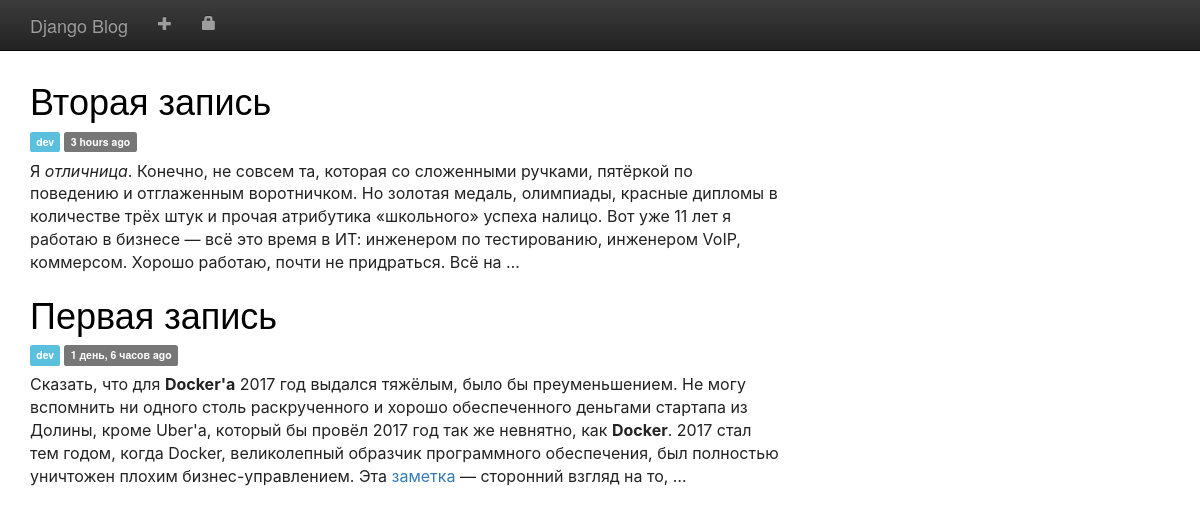
Screenshot of / (signed in) with the database file from the repository.
### blog/models.py (models this page shows, shortened)
class Post(models.Model):
    author = models.ForeignKey('auth.User')
    title = models.CharField(max_length=200)
    tag = models.CharField(max_length=100)
    created_date = models.DateTimeField(default=timezone.now)
    published_date = models.DateTimeField(blank=True, null=True)
    text = HTMLField('Text')
    slug = models.SlugField(max_length=100, unique=True)

### blog/views.py (the view)
# urls.py: url(r'^$', views.post_list, name='post_list'),
def post_list(request):
    posts = Post.objects.filter(published_date__lte=timezone.now()).order_by('-published_date')
    return render(request, 'blog/post_list.html', {'posts': posts})

### blog/templates/blog/post_list.html
{% extends 'blog/base.html' %}
{% block content %}
{% load humanize %}
 <div class="container"><div class="row"><div class="col-lg-8 col-md-10 mx-auto">
    {% for post in posts %}
            <h1><a href="{% url 'post_detail' slug=post.slug %}">{{ post.title }}</a></h1>
            <span class="label label-info">{{ post.tag }}</span>
            <span class="label label-default">{{ post.published_date|naturaltime }}</span>
            <p>{{ post.text|truncatewords_html:60|safe }}</p>
    {% endfor %}
</div></div></div>
{% endblock %}

### blog/static/css/blog.css (style rules this page uses)
body { background: #fff !important; margin-top: 60px; }
h1 a { color: black; }

### rows the page displays
Post: title "Вторая запись", tag "dev", published_date "3 hours ago", text "Я отличница . Конечно, не совсем та, которая со сложенными ручками, пятёркой по поведению и отглаженным воротничком. Но золотая медаль, олимпиады, красные дипломы в количестве трёх штук и прочая атрибутика «школьного» успеха налицо. Вот уже 11 лет я работаю в бизнесе — всё это время в ИТ: инженером по тестированию, инженером VoIP, коммерсом. Хорошо работаю, почти не придраться. Всё на …"
Post: title "Первая запись", tag "dev", published_date "1 день, 6 часов ago", text "Сказать, что для Docker'а 2017 год выдался тяжёлым, было бы преуменьшением. Не могу вспомнить ни одного столь раскрученного и хорошо обеспеченного деньгами стартапа из Долины, кроме Uber'а, который бы провёл 2017 год так же невнятно, как Docker . 2017 стал тем годом, когда Docker, великолепный образчик программного обеспечения, был полностью уничтожен плохим бизнес-управлением. Эта заметка — сторонний взгляд на то, …"
